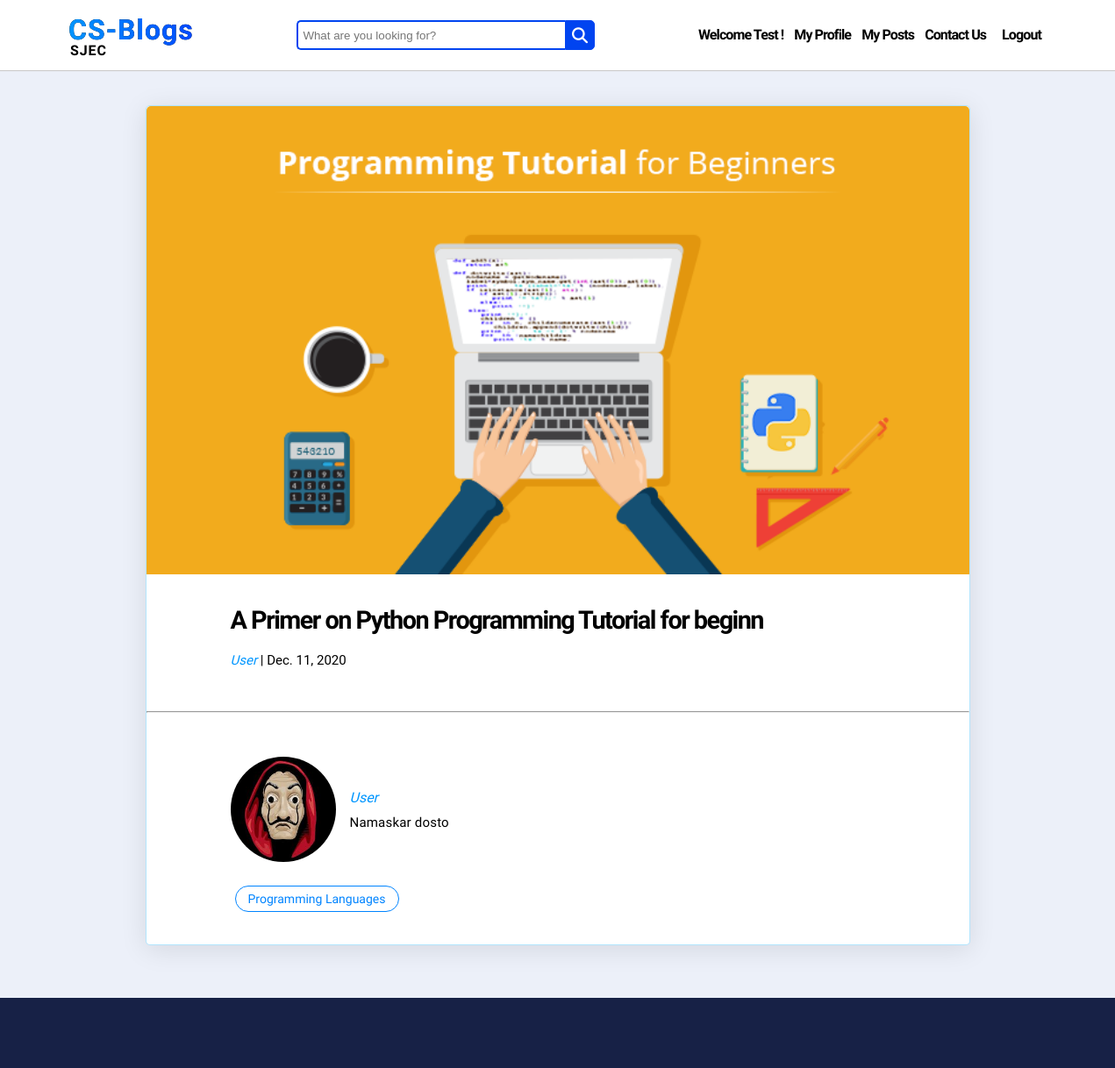
The app's page /blogs/posts/a-primer-on-python-programming-tutorial-for-beginn (signed in) with its own data.
### account/models.py (models this page shows, shortened)
class MyUser(AbstractUser):
    email = models.EmailField(unique=True)
    slug = models.CharField(max_length=60, unique=True, blank=True)
    bio = models.CharField(max_length=500, blank=True)
    profile_image = models.ImageField(upload_to="account/profile_pic", default="profile-default.jpg", blank=True)
    is_author = models.BooleanField(default=True)
    full_name = models.CharField(max_length=100, default="fullnaam")
    first_name = None
    last_name = None
    REQUIRED_FIELDS = ['email', 'full_name']

### blog/models.py (models this page shows, shortened)
class Post(models.Model):
    statuses = [
        ('D', 'Draft'),
        ('P', 'Publish')
    ]
    title = models.CharField(max_length=120)
    slug = models.CharField(max_length=60, unique=True, blank=True)
    content = tinymce_models.HTMLField()
    status = models.CharField(max_length=1, choices=statuses, default= 'D')
    category = models.ForeignKey(Category, on_delete=models.CASCADE)
    author = models.ForeignKey(MyUser, on_delete=models.CASCADE)
    image = models.ImageField(upload_to='blog/post', default="post-default.jpg", blank=True)
    date = models.DateField(auto_now=True)

class Category(models.Model):
    name = models.CharField(max_length=50)
    description = models.CharField(max_length=255)
    slug = models.CharField(max_length=60, unique=True, blank=True)

### blog/views.py (the view)
# urls.py: path('posts/<slug:slug>', PostDetailView.as_view(), name="post-detail"),
class PostDetailView(LoginRequiredMixin, DetailView):
    login_url = "/accounts/login"
    model = Post
    context_object_name = "post"
    template_name = "blog/post_detail.html"
    queryset = Post.objects.all()

### blog/templates/blog/post_detail.html (shortened to what this page needs)
{% extends "blog/base.html" %}
{% load static %}
{% block extra_head %}
    <link href="{% static 'blog/css/post_detail.css' %}" rel="stylesheet" type="text/css">
{% endblock %}
{% block content %}
    <div id="article">
        <img src="{{ post.image.url }}" alt="" id="cover-image"/>
        <div class="blog-meta">
            <h1>{{ post.title }}</h1>
            <p class="author"> {{ post.author.full_name }} <span class ="date"> | {{ post.date }}</span></p>
        </div>
        <div class="blog-content">
        </div>
        <hr>
        <div class="author-details">
            <div id="author-pic">
                <img src="{{ post.author.profile_image.url }}" alt=""/>
            </div>
            <div class="author-info">
                <p class="author-name">{{ post.author.full_name }}</p>
                <p class="author-bio">{{ post.author.bio }}</p>
            </div>
        </div>
        <div class="tag-container">
            <a href="{% url 'category' post.category.slug %}"><button>{{ post.category.name }}</button></a>
        </div>
    </div>
{% endblock %}

### blog/templates/blog/base.html (shortened to what this page needs)
{% load static %}
<!DOCTYPE html>
<html>
  <head>
    <link
      href="{% static 'blog/css/base.css' %}"
      rel="stylesheet"
      type="text/css"
    />
    {% block extra_head %} {% endblock %}
  </head>
  <body>
    <div id="top-bar">
      <div class="logo-bar">
        <div class="logo">
          <a href="{% url 'index' %}" style="height: 40px">CS-Blogs</a>
        </div>
        <p style="margin-left: 2px">SJEC</p>
      </div>
      <form method="GET" action="{% url 'search' %}">
        <div class="search">
          <input
            type="text"
            name="query"
            class="searchTerm"
            placeholder="What are you looking for?"
          />
          <button type="submit" class="searchButton">
            <i class="fa fa-search"></i>
          </button>
        </div>
      </form>
      <div id="menu-items-container">
        {% if request.user.is_authenticated %}
        <p class="menu-item">Welcome {{ request.user.full_name }} !</p>
        <a href="{% url 'profile-update' request.user.slug %}" class="menu-item"
          >My Profile</a
        >
        {% if request.user.is_author == True %}
        <a href="{% url 'my-posts' %}" class="menu-item">My Posts</a>
        {% endif %}
        <a href="{% url 'contact-us' %}" class="menu-item">Contact Us</a>
        <form method="POST" action="{% url 'logout' %}">
          <button class="menu-item" id="logout">Logout</button>
        </form>
        {% else %}
        <a href="{% url 'contact-us' %}" class="menu-item">Contact Us</a>
        <a href="{% url 'login' %}" class="menu-item">Login</a>
        <a href="{% url 'signup' %}"><button id="signup-btn">Signup</button></a>
        {% endif %}
      </div>
    </div>
    {% block content %} {% endblock %}
    <div id="bottom-bar"></div>
  </body>
</html>

### blog/static/blog/css/base.css (style rules this page uses)
body { background-color: #ECF0F9; margin: 0; }
#top-bar { background-color: white; position: fixed; top: 0; left: 0; align-items: center; box-sizing: border-box; box-shadow: 0 1px 1px #ccc; width: 100%; height: 80px; z-index: 90; padding: 1em 4.875em; display: flex; justify-content: space-between; }
.logo-bar { cursor: pointer; }
.logo { background-image: linear-gradient(269deg,#0048ff,#0096ff), linear-gradient(#000,#000); -webkit-background-clip: text; -webkit-text-fill-color: transparent; display: block; font-family: "Raleway"; font-size: 32px; font-weight: 700; height: 37px; letter-spacing: 1px; color: rgb(0, 132, 255); }
.logo-bar a { text-decoration: none; }
.logo-bar p { font-family: Raleway,sans-serif; font-size: 1em; font-weight: 600; font-stretch: normal; line-height: .8; letter-spacing: .9px; margin: 0; }
.search { width: 340px; position: relative; display: flex; align-items: center; }
.searchTerm { width: 100%; border: 2px solid #0044F0; border-right: none; padding: 5px; height: 20px; border-radius: 5px 0 0 5px; outline: none; color: #9DBFAF; }
.searchButton { width: 38px; height: 34px; border: 1px solid #0044F0; background: #0044F0; text-align: center; color: #fff; border-radius: 0 5px 5px 0; cursor: pointer; font-size: 20px; }
.fa-search { color: white; font-size: 18px; }
#menu-items-container { display: flex; justify-content: flex-end; align-items: center; }
#menu-items-container a { text-decoration: none; color: #000; }
.menu-item { font-family: "Raleway"; font-size: 16px; font-weight: 600; letter-spacing: -0.9px; line-height: 69.84px; margin: 0px; margin-right: 12px; }
#bottom-bar { background-color: #172146; width: 100%; height: 80px; }

### blog/static/blog/css/post_detail.css (style rules this page uses)
#article { width: 938px; background-color: white; border-radius: 5px; box-shadow: 0 5px 30px 0 rgba(0,0,0,.1); border: 1px solid rgba(0,168,255,.3); margin: 120px auto; margin-bottom: 60px; }
#cover-image { width: 100%; height: 534px; border-top-left-radius: 5px; border-top-right-radius: 5px; }
.blog-meta { width: 100%; height: 108px; padding: 12px 96px 0px 96px; }
.blog-meta h1 { font-family: "Raleway"; font-size: 28.8px; font-weight: 600; letter-spacing: -1.5px; }
.author { font-family: 'Raleway'; font-size: 15px; font-weight: 500; font-style: italic; color: #0096ff; margin-top: 6px; }
.date { font-family: "Roboto"; font-size: 15px; font-weight: 400; font-style: normal; color: #000000; }
.blog-content { padding: 2em 6em; padding-top: 0px; overflow: hidden; }
hr { margin: 0%; }
.author-details { display: flex; align-items: center; width: 100%; height: 160px; padding: 2em 6em; padding-bottom: 0px; }
#author-pic img { width: 120px; height: 120px; border-radius: 50%; cursor: pointer; }
.author-info { width: 600px; margin-left: 16px; }
.author-info p { margin: 0%; padding: 4px 0px; }
.author-name { color: rgb(0, 150, 255);; font-family: "Raleway"; font-size: 16px; font-weight: 500; font-style: italic; }
.author-bio { font-family: "Raleway"; font-size: 15px; line-height: 1.5em; letter-spacing: .2px; }
.tag-container { padding-bottom: 2em; padding-left: 6em; padding-right: 6em; }
.tag-container button { display: inline-block; color: rgb(0, 132, 255); border: 1px solid rgb(0, 132, 255); border-radius: 20px; background-color: transparent; font-family: "Raleway"; font-size: 14px; cursor: pointer; min-width: 50px; padding: 6px 14px; margin: 5px; }
#bottom-bar { background-color: #172146; bottom: 0; width: 100%; height: 80px; }

### blog/templates/blog/base.html (style rules this page uses)
#logout { margin-right: 0px; border: none; background: none; cursor: pointer; outline: inherit; }

### records on screen
MyUser: user.full_name "Test"
Post: image (picture), title "A Primer on Python Programming Tutorial for beginn", author.full_name "User", date "Dec. 11, 2020", author.profile_image (placeholder picture), author.bio "Namaskar dosto", category.name "Programming Languages"
